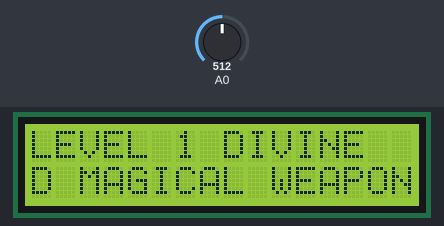
Bench run of a sketch on a simulated Arduino Uno, built with avr-gcc and run on an emulated ATmega328P. On the bench: 16×2 character LCD. Inputs (shaded band) come from the test bench; at power-on: A0 = 512.

Above: at 1.2 s.
1.3 s: A0 set to 610
At 1.9 s:
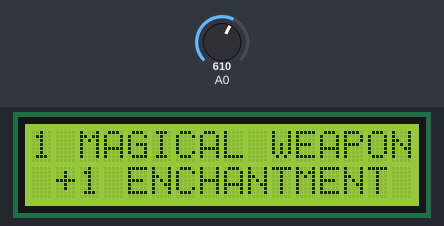
2.8 s: A0 set to 390
At 3.2 s:
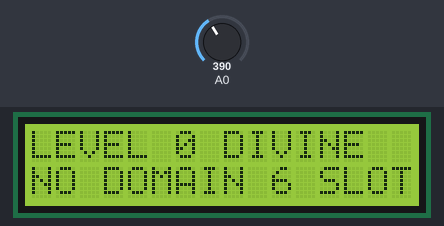
4.3 s: A0 set to 190
At 5.5 s:
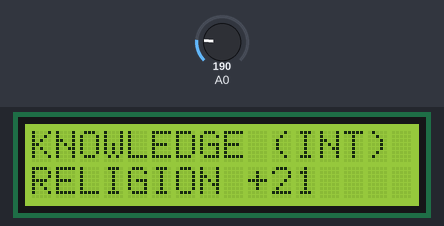
5.8 s: A0 set to 50
At 6.7 s:
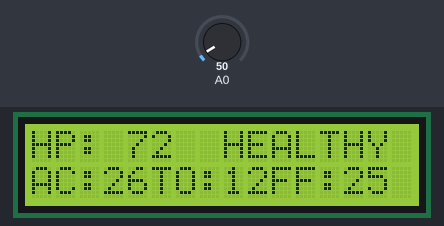
7.3 s: A0 set to 70
At 7.8 s:
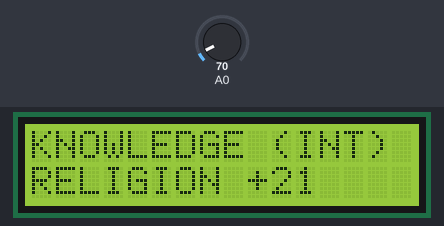
8.8 s: A0 set to 0
At 10.1 s:
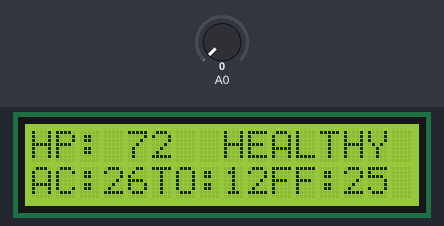
Timing chart, 0 to 11.3 s (numbered marks = the images above; inputs shaded):
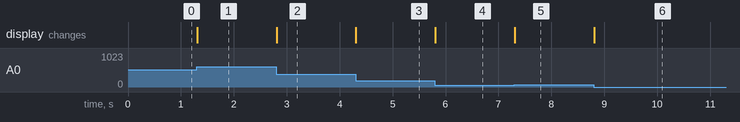

The sketch:

DnD_LCD.ino
```cpp
// include the library code:
#include <LiquidCrystal.h>

// initialize the library with the numbers of the interface pins
LiquidCrystal lcd(8, 9, 4, 5, 6, 7);

void setup() {
  // set up the LCD's number of columns and rows:
  lcd.begin(16, 2);
  // Print a message to the LCD.
  lcd.setCursor(0,0);
  lcd.print("LCD Key Shield");
  lcd.setCursor(0,1);
  lcd.print("Press Key:");
}

void loop() {
  int x;
  x = analogRead (0);
  lcd.setCursor(0,0);
  if (x < 60) {
    lcd.print ("HP: 72  HEALTHY");
    lcd.setCursor(0,1);
    lcd.print ("AC:26TO:12FF:25 ");
  }
  else if (x < 200) {
    lcd.print ("KNOWLEDGE (INT) ");
    lcd.setCursor(0,1);
    lcd.print ("RELIGION +21    ");
  }
  else if (x < 400){
    lcd.print ("LEVEL 0 DIVINE  ");
    lcd.setCursor(0,1);
    lcd.print ("NO DOMAIN 6 SLOT");
  }
  else if (x < 600){
    lcd.print ("LEVEL 1 DIVINE  ");
    lcd.setCursor(0,1);
    lcd.print ("D MAGICAL WEAPON");
  }
  else if (x < 800){
    lcd.print ("1 MAGICAL WEAPON");
    lcd.setCursor(0,1);
    lcd.print (" +1 ENCHANTMENT ");
  }
}
```

Measured:
- after the input at 1.3 s, the display: changes at once (image 1)
- after the input at 2.8 s, the display: changes at once (image 2)
- after the input at 4.3 s, the display: changes at once (image 3)
- after the input at 5.8 s, the display: changes at once (image 4)
- after the input at 7.3 s, the display: changes at once (image 5)
- after the input at 8.8 s, the display: changes at once (image 6)
